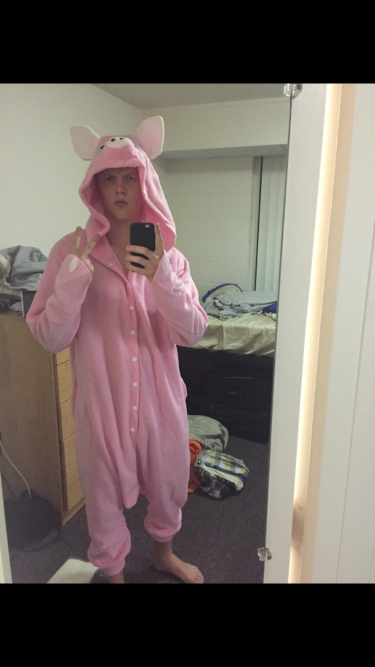
#> input picture data/example.jpg, 750 x 1334 px (shown at 1/2 size)
$ python -i transforms.py   (imports and definitions only)
#> lines starting #> are read from the running program, lines starting #| are printed output that depends on the picture
from __future__ import print_function

import numpy as np

# scipy.ndimage -> skimage -> cv2,
# skimage is one or two orders of magnitude slower than cv2
import cv2

try:
    import torch
except ImportError:
    pass

import collections
import numbers
import types


InterpolationFlags = {'nearest':cv2.INTER_NEAREST, 'linear':cv2.INTER_LINEAR,
                       'cubic':cv2.INTER_CUBIC, 'area':cv2.INTER_AREA,
                       'lanczos':cv2.INTER_LANCZOS4}

BorderTypes = {'constant':cv2.BORDER_CONSTANT,
               'replicate':cv2.BORDER_REPLICATE, 'nearest':cv2.BORDER_REPLICATE,
               'reflect':cv2.BORDER_REFLECT, 'mirror': cv2.BORDER_REFLECT,
               'wrap':cv2.BORDER_WRAP, 'reflect_101':cv2.BORDER_REFLECT_101,}


def _loguniform(interval, random_state=np.random):
    low, high = interval
    return np.exp(random_state.uniform(np.log(low), np.log(high)))


# [104 lines left out: functions _clamp, _jaccard, _coords_clamp, _to_bboxes, _to_coords, transform_state and 1 more, not called in this run]


# Operators
'''
class Clamp(object):
    def __init__(self, min=0, max=255, soft=True, dtype='uint8'):
        self.min, self.max = min, max
        self.dtype = dtype
        self.soft = soft
        self.thresh =

    def __call__(self, img):
        if self.soft is None:
            return _clamp(img, min=self.min, max=self.max, dtype=self.dtype)
        else:
'''


class Unsqueeze(object):
    # [7 lines left out: function __call__, not called in this run]


class Normalize(object):
    def __init__(self, mean, std):
        self.mean = mean
        self.std = std

    # [11 lines left out: function __call__, not called in this run]


class SubtractMean(object):
    # TODO: pytorch tensor
    def __init__(self, mean):
        self.mean = mean

    def __call__(self, img):
        return img.astype(np.float32) - self.mean

class DivideBy(object):
    # TODO: pytorch tensor
    def __init__(self, divisor):
        self.divisor = divisor

    def __call__(self, img):
        return img.astype(np.float32) / self.divisor


def HalfBlood(img, anchor, f1, f2):
    assert isinstance(f1, types.LambdaType) and isinstance(f2, types.LambdaType)

    if isinstance(anchor, numbers.Number):
        anchor = int(np.ceil(anchor))

    if isinstance(anchor, int) and img.ndim == 3 and 0 < anchor < img.shape[2]:
        img1, img2 = img[:,:,:anchor], img[:,:,anchor:]

        if img1.shape[2] == 1:
            img1 = img1[:, :, 0]
        if img2.shape[2] == 1:
            img2 = img2[:, :, 0]

        img1 = f1(img1)
        img2 = f2(img2)

        if img1.ndim == 2:
            img1 = img1[..., np.newaxis]
        if img2.ndim == 2:
            img2 = img2[..., np.newaxis]

        return np.concatenate((img1, img2), axis=2)
    elif anchor == 0:
        img = f2(img)
        if img.ndim == 2:
            img = img[..., np.newaxis]
        return img
    else:
        img = f1(img)
        if img.ndim == 2:
            img = img[..., np.newaxis]
        return img


# Photometric Transform


class RGB2BGR(object):
    def __call__(self, img):
        assert img.ndim == 3 and img.shape[2] == 3
        return img[:, :, ::-1]

class BGR2RGB(object):
    def __call__(self, img):
        assert img.ndim == 3 and img.shape[2] == 3
        return img[:, :, ::-1]


class GrayScale(object):
    # RGB to Gray
    # [10 lines left out: function __call__, not called in this run]


class Hue(object):
    # skimage.color.rgb2hsv/hsv2rgb is almost 100x slower than cv2.cvtColor
    # [24 lines left out: functions __init__, __call__, not called in this run]


class Saturation(object):
    # [17 lines left out: functions __init__, __call__, not called in this run]


class Brightness(object):
    # [14 lines left out: functions __init__, __call__, not called in this run]


class Contrast(object):
    # [17 lines left out: functions __init__, __call__, not called in this run]


class RandomOrder(object):
    # [16 lines left out: functions __init__, __call__, not called in this run]


class ColorJitter(RandomOrder):
    # [17 lines left out: function __init__, not called in this run]


# "ImageNet Classification with Deep Convolutional Neural Networks"
# looks inferior to ColorJitter
class FancyPCA(object):
    # [28 lines left out: functions __init__, __call__, _pca, not called in this run]

    def fit(self, imgs):   # training
        self.pca = self._pca(imgs)
        print(self.pca)


class ShuffleChannels(object):
    def __init__(self, prob=1., random_state=np.random):
        self.prob = prob
        self.random = random_state

    # [9 lines left out: function __call__, not called in this run]


# "Improved Regularization of Convolutional Neural Networks with Cutout". (arXiv:1708.04552)
# fill with 0(if image is normalized) or dataset's per-channel mean.
class Cutout(object):
    # [27 lines left out: functions __init__, __call__, not called in this run]


# "Random Erasing Data Augmentation". (arXiv:1708.04896).  fill with random value
class RandomErasing(object):
    # [71 lines left out: functions __init__, __call__, _fill, _expand, not called in this run]


class Pad(object):
    # [24 lines left out: functions __init__, __call__, not called in this run]


# "SSD: Single Shot MultiBox Detector".  generate multi-resolution image/ multi-scale objects
class Expand(object):
    # [35 lines left out: functions __init__, __call__, not called in this run]


# scales the smaller edge to given size
class Scale(object):
    # [33 lines left out: functions __init__, __call__, not called in this run]


class RandomScale(object):
    # [29 lines left out: functions __init__, __call__, not called in this run]


class CenterCrop(object):
    # [22 lines left out: functions __init__, __call__, not called in this run]


class RandomCrop(object):
    # [20 lines left out: functions __init__, __call__, not called in this run]

'''
# "SSD: Single Shot MultiBox Detector".
# object-aware RandomCrop, crop multi-scale objects
class ObjectRandomCrop(object):
    def __init__(self, final_size=None, prob=1., random_state=np.random):
        self.final_size = final_size   # reference size
        self.final_area = (final_size * final_size if isinstance(final_size, numbers.Number)
                                    else np.prod(final_size))
        self.prob = prob
        self.random = random_state

        self.options = [
            None,                # keep original size
            #(-np.inf, 0.1),      # large crop
            (0.02, 0.1),
            (0.1, 0.3),
            (0.3, 0.5),
            (0.5, 0.7),
            (0.7, np.inf),       # small crop
            (-np.inf, np.inf),   # arbitrary size
        ]

    def __call__(self, img, cbs):
        h, w = img.shape[:2]

        # ad-hoc
        if len(cbs) == 0:
            return img, cbs

        if len(cbs[0]) == 4:
            boxes = cbs
        elif len(cbs[0]) == 2:
            boxes = _to_bboxes(cbs, img.shape[:2])
        else:
            raise Exception('invalid input')

        for attempt in range(30):
            mode = self.random.choice(self.options)

            if mode is None or (self.prob < 1 and self.random.random_sample() >= self.prob):
                if self.final_size is not None:
                    # area constraint
                    box_areas = np.prod(boxes[:, 2:] - boxes[:, :2], axis=1)
                    size = np.sqrt(box_areas * self.final_area / (h * w))
                    if not ((11 < size) * (size < 18)).any() and size.max() > 22:
                        return img, cbs
                    mode = self.options[self.random.randint(1, len(self.options))]
                else:
                    return img, cbs

            min_iou, max_iou = mode

            for _ in range(50):
                tw = self.random.uniform(0.3 * w, w)
                th = self.random.uniform(0.3 * h, h)
                if max(th / tw, tw / th) > 2:
                    continue

                x1 = self.random.randint(0, w - tw + 1)
                y1 = self.random.randint(0, h - th + 1)

                rect = np.array([int(x1), int(y1), int(x1+tw), int(y1+th)])
                jaccard, coverage, inter = _jaccard(boxes, rect)

                # iou constraint
                if jaccard.max() < min_iou or jaccard.max() > max_iou:
                    continue

                # coverage constraint
                m1 = coverage > 1/9.
                m2 = coverage < 0.45
                if (m1 * m2).any():
                    continue

                mask = coverage >= 0.45
                if not mask.any():
                    continue

                # area constraint
                if self.final_size is not None:
                    area = (rect[2] - rect[0]) * (rect[3] - rect[1]) * 1.
                    size = np.sqrt(inter[mask] * self.final_area / area)
                    if ((11 < size) * (size < 18)).any() or size.max() < 22:
                        continue

                img = img[rect[1]:rect[3], rect[0]:rect[2]]

                boxes[:, :2] = np.clip(boxes[:, :2], rect[:2], rect[2:])
                boxes[:, :2] = boxes[:, :2] - rect[:2]
                boxes[:, 2:] = np.clip(boxes[:, 2:], rect[:2], rect[2:])
                boxes[:, 2:] = boxes[:, 2:] - rect[:2]
                boxes[np.logical_not(mask), :] = 0

                #print(min_iou, max_iou)

                if len(cbs[0]) == 4:
                    return img, boxes
                else:
                    return img, _to_coords(boxes)

        # Fallback
        return img, cbs
'''

class ObjectRandomCrop(object):
    # [80 lines left out: functions __init__, __call__, not called in this run]


# Random crop with size 8%-100% and aspect ratio 3/4 - 4/3. (Inception-style)
class RandomSizedCrop(object):
    # [46 lines left out: functions __init__, __call__, not called in this run]


class GridCrop(object):
    # [35 lines left out: functions __init__, __call__, not called in this run]


class Resize(object):
    # [26 lines left out: functions __init__, __call__, not called in this run]


class RandomResize(object):
    # [41 lines left out: functions __init__, __call__, not called in this run]


class ElasticTransform(object):
    def __init__(self, alpha=1000, sigma=40, mode='linear', border='constant', fillval=0,
                 anchor=None, random_state=np.random):

        if isinstance(fillval, numbers.Number):
            fillval = [fillval] * 3

        self.alpha, self.sigma = alpha, sigma
        self.mode = mode
        self.border = BorderTypes.get(border, cv2.BORDER_REPLICATE)
        self.fillval = fillval
        self.anchor = anchor
        self.random = random_state


    def __call__(self, img, cds=None):
        interp_mode = (self.random.choice(list(InterpolationFlags.values())) if self.mode is None
                                   else InterpolationFlags.get(self.mode, cv2.INTER_LINEAR))

        shape = img.shape[:2]

        ksize = self.sigma * 4 + 1
        dx = cv2.GaussianBlur((self.random.rand(*img.shape[:2]) * 2 - 1).astype(np.float32),
                              (ksize, ksize), 0) * self.alpha
        dy = cv2.GaussianBlur((self.random.rand(*img.shape[:2]) * 2 - 1).astype(np.float32),
                              (ksize, ksize), 0) * self.alpha

        y, x = np.meshgrid(np.arange(img.shape[0]), np.arange(img.shape[1]), indexing='ij')
        mapy, mapx = (y + dy).astype(np.float32), (x + dx).astype(np.float32)

        elastic = lambda im: cv2.remap(im, mapx, mapy, interpolation=interp_mode, borderMode=self.border, borderValue=self.fillval)
        purer = lambda im: cv2.remap(im, mapx, mapy, interpolation=cv2.INTER_NEAREST, borderMode=cv2.BORDER_CONSTANT)
        img = HalfBlood(img, self.anchor, elastic, purer)

        if cds is None:
            return img
        else:
            cds_from = np.hstack([mapx.reshape(-1, 1), mapy.reshape(-1, 1)])
            cds_to = np.hstack([x.reshape(-1, 1), y.reshape(-1, 1)])
            cds_ = []
            for coord in cds:
                # TODO: top-k
                ind = np.argmin(np.sum((coord - cds_from)**2, axis=1))
                cds_.append(cds_to[ind])
            return img, _coords_clamp(cds_, img.shape)


class RandomRotate(object):
    # [40 lines left out: functions __init__, __call__, not called in this run]


class Rotate90(object):
    # [24 lines left out: functions __init__, __call__, not called in this run]


class RandomShift(object):
    # [34 lines left out: functions __init__, __call__, not called in this run]


class HorizontalFlip(object):
    def __init__(self, prob=0.5, random_state=np.random):
        self.prob = prob
        self.random = random_state

    # [13 lines left out: function __call__, not called in this run]


class VerticalFlip(object):
    def __init__(self, prob=0.5, random_state=np.random):
        self.prob = prob
        self.random = random_state

    # [13 lines left out: function __call__, not called in this run]


'''class RandomFlip(object):
    def __init__(self, random_state=np.random):
        self.random = random_state
        self.transforms = [HorizontalFlip(random_state=np.random),
                           VerticalFlip(random_state=np.random)]

    def __call__(self, img, cds=None, index=None):
        hori, vert = self.transforms
        if index is None:
            index = self.random.randint(0, 4)

        if index == 0:
            return hori(img, cds=cds, flip=False)
        elif index == 1:
            return hori(img, cds=cds, flip=True)
        elif index == 2:
            return vert(img, cds=cds, flip=True)
        elif index == 3:
            if cds is None:
                img = hori(img, flip=True)
                return vert(img, flip=True)
            else:
                img, cds = hori(img, cds=cds, flip=True)
                return vert(img, cds=cds, flip=False)
        else:
            raise Exception('invalid index')'''


# Pipeline

class Lambda(object):
    def __init__(self, lambd):
        assert isinstance(lambd, types.LambdaType)
        self.lambd = lambd

    def __call__(self, *args):
        return self.lambd(*args)


class Merge(object):
    def __init__(self, axis=-1):
        self.axis = axis

    # [25 lines left out: function __call__, not called in this run]


class Split(object):
    # [22 lines left out: functions __init__, __call__, not called in this run]


class Branching(object):
    # TODO
    pass

class Bracket(object):
    # TODO
    pass

class Flatten(object):
    # TODO
    pass

class Permute(object):
    # TODO
    pass


class Compose(object):
    # [40 lines left out: functions __init__, __call__, not called in this run]

    def set_random_state(self, random_state):
        self.transforms = transforms_state(self.transforms, random=random_state)


class RandomCompose(Compose):
    # [13 lines left out: functions __init__, __call__, not called in this run]


class ToNumpy(object):
    # [5 lines left out: function __call__, not called in this run]


class ToTensor(object):
    def __init__(self):
        pass

    # [11 lines left out: function __call__, not called in this run]

class ToLongTensor(object):
    def __init__(self):
        pass

    def __call_(self, label):
        if isinstance(label, np.ndarray):
            return torch.from_numpy(label).long()


class BoxesToCoords(object):
    def __init__(self, relative=False):
        self.relative = relative

    # [20 lines left out: functions bbox2coords, __call__, not called in this run]


class CoordsToBoxes(object):
    def __init__(self, relative=True):
        self.relative = relative

    # [25 lines left out: functions coords2bbox, __call__, not called in this run]


class OneHotMask(object):
    def __init__(self, n_classes):
        self.n_classes = n_classes

    # [9 lines left out: function __call__, not called in this run]

>>> import cv2
>>> picture = cv2.cvtColor(cv2.imread('../data/example.jpg'), cv2.COLOR_BGR2RGB)
>>> result = ElasticTransform()(picture)
#> in HalfBlood, `img = f1(img)`:
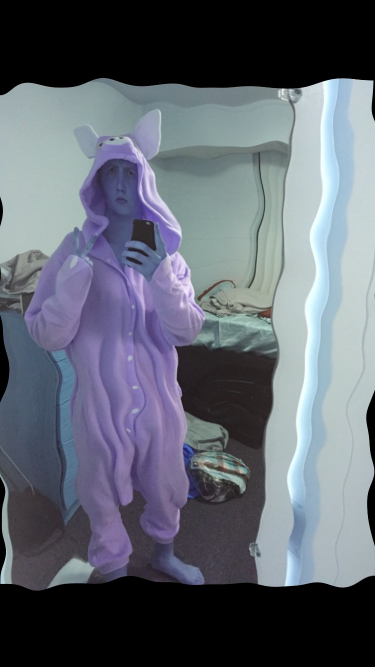
#> img: shape (1334, 750, 3) (shown at 1/2 size); mean of channels 0, 1, 2 111.8, 101.3, 95.8; drawn as B, G, R
